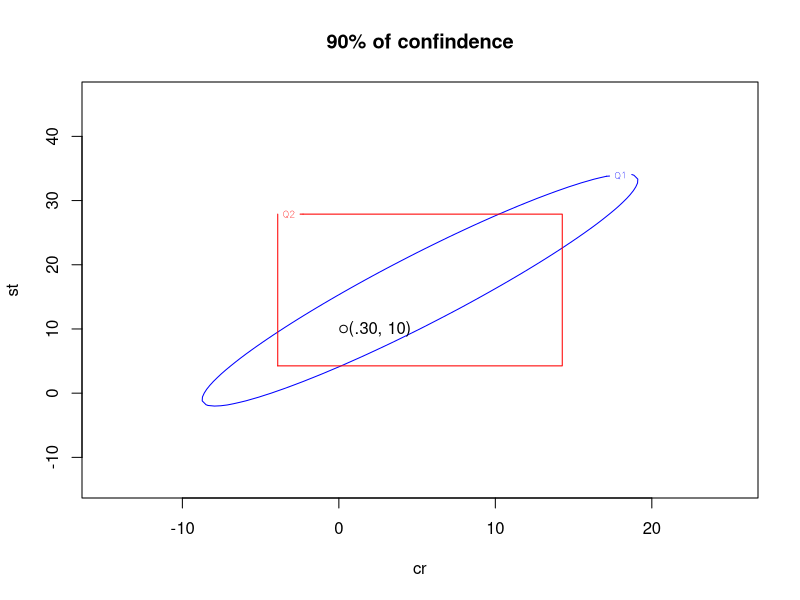

Source code (R):
# data
cr = as.numeric(strsplit(".48 40.53 2.19 .55 .74 .66 .93 .37 .22", " ")[[1]])
st = as.numeric(strsplit("12.57 73.68 11.13 20.03 20.29 .78 4.64 .43 1.08", " ")[[1]])
data = data.frame(cr, st)
n = nrow(data)
p = ncol(data)
m = colMeans(data)
inv_v = solve(var(data))

# meshgrid
outn = 100
devx = seq(from=-20, to=20, length.out=outn)
devy = seq(from=-30, to=30, length.out=outn)
x = rep(devx, outn)
dim(x) = c(outn, outn)
x = t(x)
dim(x) = c(outn * outn)
y = rep(devy, outn)
xy = matrix(c(x, y), outn * outn)

# a
q1 = apply(xy %*% inv_v * xy, 1, sum)
q1_crit = qf(0.90, p, n - p) / ((n - p) * n / p / (n - 1))
dim(q1) = c(outn, outn)

# b
fx = x ** 2 * n / var(cr)
fy = y ** 2 * n / var(st)
q2_crit =  qf(0.90, 1, n - 1)
q2 = (fx < q2_crit) & (fy<q2_crit)
dim(q2) = c(outn, outn)

# map back
devx = devx + m[1]
devy = devy + m[2]

# X11()
png("q2_ab.png")
# q2(a) and q2(b) plot
contour(devx, devy, q1, levels=c(q1_crit), label=c("Q1"), col="Blue", xlab="cr", ylab="st")
contour(devx, devy, q2, levels=c(1),       label=c("Q2"), col="Red", add=T)
title("90% of confindence")

# q3(d)
points(.30, 10)
text(.30, 10 ,labels = " (.30, 10)", adj=0)

dev.off()
# while(names(dev.cur()) !='null device') Sys.sleep(1)
